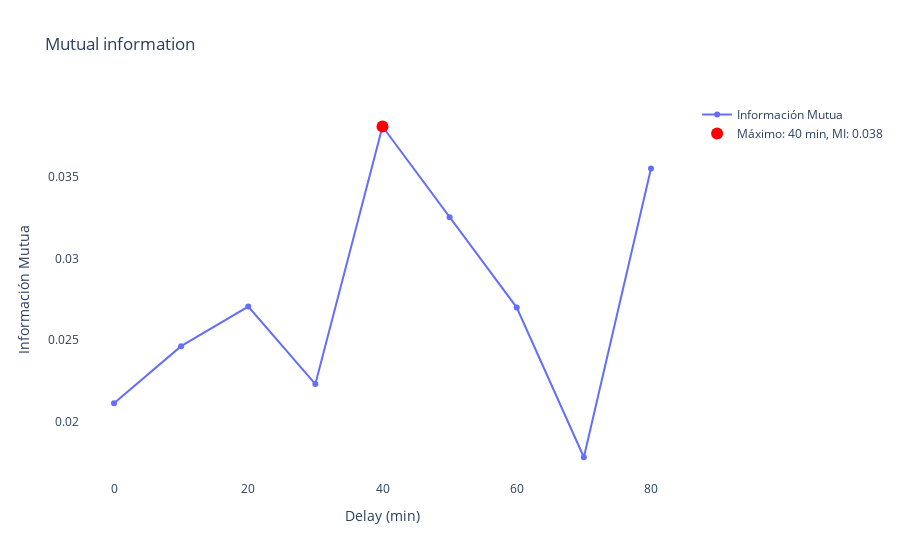

Here is the notebook cell this chart was saved with:
### Markdown cell above
# 4. Cross-Correlation

### Code cell
MIN_DELAY_MINUTES = 0  
MAX_DELAY_MINUTES = 80   
STEP = 10          

delays_minutes = np.arange(MIN_DELAY_MINUTES, MAX_DELAY_MINUTES + STEP, STEP)
delays_steps = delays_minutes // 10  

mi_values = []
for d in delays_steps:
    sil_shifted = merged_std['snd_std'].shift(d)
    df_temp = pd.DataFrame({
        'nivel_std': merged_std['nivel_std'],
        'snd_shifted': sil_shifted
    }).dropna()
    
    if len(df_temp) > 0:
        X = df_temp['nivel_std'].values.reshape(-1, 1)
        y_vals = df_temp['snd_shifted'].values
        mi = mutual_info_regression(X, y_vals, random_state=0)[0]
    else:
        mi = np.nan
    mi_values.append(mi)

mi_values = np.array(mi_values)

best_idx = np.nanargmax(mi_values)
best_delay_minutes = delays_minutes[best_idx]
best_mi = mi_values[best_idx]

fig = go.Figure()
fig.add_trace(go.Scatter(
    x=delays_minutes,
    y=mi_values,
    mode='lines+markers',
    name='Información Mutua'
))
fig.add_trace(go.Scatter(
    x=[best_delay_minutes],
    y=[best_mi],
    mode='markers',
    marker=dict(color='red', size=12),
    name=f'Máximo: {best_delay_minutes} min, MI: {best_mi:.3f}'
))

fig.update_layout(
    title="Mutual information ",
    xaxis_title="Delay (min)",
    yaxis_title="Información Mutua",
    plot_bgcolor='white',
    paper_bgcolor='white'
)

fig.show()

### Figure 1 — Plotly figure (JSON) as saved in the notebook; plotly's stock layout.template omitted (floating-point values rounded to 4 significant figures)
{"data": [{"mode": "lines+markers", "name": "Información Mutua", "type": "scatter", "x": [0, 10, 20, 30, 40, 50, 60, 70, 80], "y": [0.02111, 0.02462, 0.02705, 0.02229, 0.03811, 0.03254, 0.02699, 0.0178, 0.03553]}, {"marker": {"color": "red", "size": 12}, "mode": "markers", "name": "Máximo: 40 min, MI: 0.038", "type": "scatter", "x": [40], "y": [0.03811]}], "layout": {"autosize": true, "paper_bgcolor": "white", "plot_bgcolor": "white", "title": {"text": "Mutual information "}, "xaxis": {"autorange": true, "range": [-4.821, 84.82], "title": {"text": "Delay (min)"}, "type": "linear"}, "yaxis": {"autorange": true, "range": [0.01608, 0.04033], "title": {"text": "Información Mutua"}, "type": "linear"}}}
